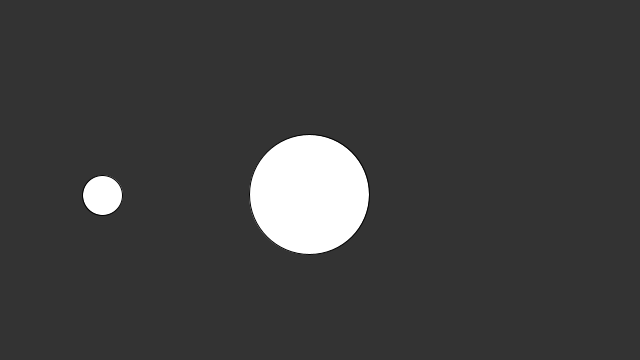
Frame 1 (no input)
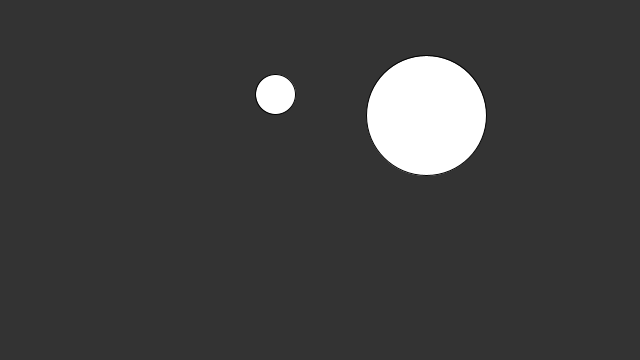
Frame 60 (the mouse pressed at the canvas centre just before this capture)
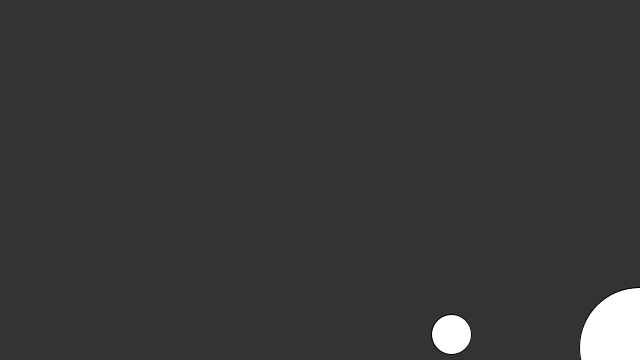
Frame 120 (the mouse held since frame 60 and released just before this capture)

The Processing sketch that drew these frames (run headless with seeded random() and noise(); from frame 60 on, the mouse is pressed at the canvas centre):

// Processing sketch: week15_4_cicle_collision_cos_sin_vector_N_N2_M_M2_swap
// ── week15_4_cicle_collision_cos_sin_vector_N_N2_M_M2_swap.pde
//week15_4_cicle_collision_cos_sin_vector_N_N2_M_M2_swap
void setup() {
  size(640, 360);
}
Ball ball= new Ball(100, 200, 20);
Ball ball2= new Ball(300, 200, 60);
void draw() {
  background(51);
  if(ball.checkCollision(ball2)) fill(#FFAAAA);
  else fill(255);
  ball.update();
  ball.display();
  ball2.update();
  ball2.display();
}
class Ball {
  float x, y, r;
  float vx, vy;
  Ball(int x0, int y0, int r0) {
    x= x0;
    y= y0;
    r= r0;
    vx = random(-10, +10);
    vy = random(-10, +10);
  }
  boolean checkCollision(Ball other){
    if(dist(x+vx, y+vy, other.x+other.vx, other.y+other.vy) <= r + other.r){
      PVector diff = new PVector(other.x-x, other.y-y);
      float len = diff.mag();
      print(len);
      float a = diff.heading();
      PVector N = diff.copy().normalize();
      N.mult(N.dot(new PVector(vx, vy)));
      PVector N2 = new PVector(-N.y, N.x).normalize();
      N2.mult(N2.dot(new PVector(vx, vy)));
      
      PVector M = diff.copy().normalize();
      M.mult(M.dot(new PVector(vx, vy)));
      PVector M2 = new PVector(-M.y, M.x).normalize();
      M2.mult(M2.dot(new PVector(other.vx, other.vy)));
      
      PVector newV1 = PVector.add(M, N2);
      PVector newV2 = PVector.add(N, M2);
      vx = newV1.x;
      vy = newV1.y;
      other.vx = newV2.x;
      other.vy = newV2.y;
      return true;
    } else return false;
  }
  void update() {
    if (x+vx >640 || x+vx <0) vx = -vx;
    if (y+vy <0 || y+vy >360) vy = -vy;
    x +=vx;
    y+=vy;
  }
  void display() {
    ellipse(x, y, r+r, r+r);
  }
}
